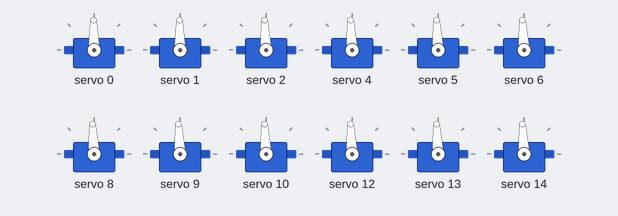
This sketch was run on a simulated Arduino Uno, built with avr-gcc and run on an emulated ATmega328P. Parts: 12 × servo. What the sketch prints to the serial monitor is not drawn.

Above: at 2.2 s.
Timing chart, 0 to 8.7 s (numbered marks = the images above):
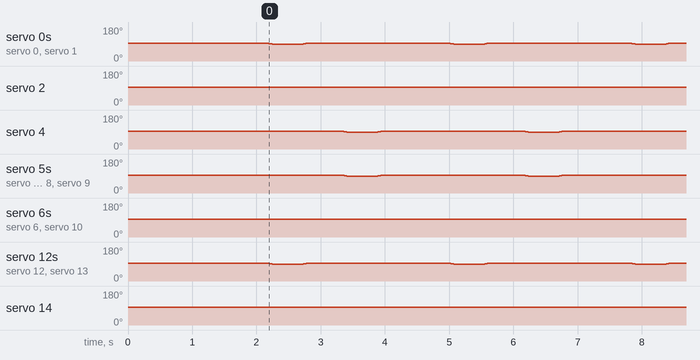

Measured:
- by itself, servo 0, servo 1: repeats every 2.8 s: 90° 0.04 s, 89° 0.40 s, 90° 0.05 s, 91° 0.04 s, 93° 2.3 s, 91° 0.05 s
- by itself, servo 2: repeats every 2.8 s: 95° 0.40 s, 94° 0.05 s, 93° 2.3 s, 94° 0.04 s
- by itself, servo 4: repeats every 2.8 s: 90° 0.05 s, 89° 0.39 s, 90° 0.04 s, 91° 0.04 s, 93° 2.2 s, 91° 0.05 s
- by itself, servo 5, servo 8, servo 9: repeats every 2.8 s: 90° 0.05 s, 89° 0.39 s, 90° 0.04 s, 91° 0.04 s, 93° 2.3 s, 91° 0.04 s
- by itself, servo 6, servo 10: repeats every 2.8 s: 95° 0.39 s, 94° 0.04 s, 93° 2.3 s, 94° 0.05 s
- by itself, servo 12, servo 13: repeats every 2.8 s: 90° 0.05 s, 89° 0.39 s, 90° 0.05 s, 91° 0.04 s, 93° 2.3 s, 91° 0.05 s
- by itself, servo 14: repeats every 2.8 s: 95° 0.39 s, 94° 0.05 s, 93° 2.3 s, 94° 0.05 s

The sketch:

walk_demo.ino
```cpp
#include <Wire.h>
#include <Adafruit_PWMServoDriver.h>

#define OE_PIN 2

Adafruit_PWMServoDriver pwm = Adafruit_PWMServoDriver(0x40);

// Impulsions DS3218MG (50 Hz -> période de 20 000 µs)
#define US_MIN  500   // 0°
#define US_MAX  2500  // 180°

// Hard-limit de sécurité absolue : aucun servo ne pourra dépasser cette plage [85°, 95°]
#define SAFETY_MIN  85
#define SAFETY_MAX  95

// Mapping des 12 canaux PCA9685
// Ordre : FL(Pied, Genou, Epaule), FR(Pied, Genou, Epaule), RL(Pied, Genou, Epaule), RR(Pied, Genou, Epaule)
const uint8_t CHANNELS[12] = {0, 1, 2, 4, 5, 6, 8, 9, 10, 12, 13, 14};

int currentAngles[12] = {90, 90, 90, 90, 90, 90, 90, 90, 90, 90, 90, 90};

void setServoAngle(uint8_t channel, int angle) {
  // Verrou de sécurité
  angle = constrain(angle, SAFETY_MIN, SAFETY_MAX);

  int us = map(angle, 0, 180, US_MIN, US_MAX);
  int ticks = map(us, 0, 20000, 0, 4095);
  pwm.setPWM(channel, 0, ticks);
}

// Déplacement simultané et fluide des 12 servos vers des angles cibles
void moveAllSmooth(const int targetAngles[12], int stepDelayMs = 30) {
  bool moving = true;
  while (moving) {
    moving = false;
    for (int i = 0; i < 12; i++) {
      int target = constrain(targetAngles[i], SAFETY_MIN, SAFETY_MAX);

      if (currentAngles[i] < target) {
        currentAngles[i]++;
        moving = true;
      } else if (currentAngles[i] > target) {
        currentAngles[i]--;
        moving = true;
      }
      setServoAngle(CHANNELS[i], currentAngles[i]);
    }
    delay(stepDelayMs); // Pause en ms entre chaque degré pour ajuster la vitesse
  }
}

void setup() {
  Serial.begin(9600);
  while (!Serial && millis() < 4000);

  Serial.println("\n=========================================");
  Serial.println(" MICRO-MARCHE SECURISEE (+/- 5° MAX) ");
  Serial.println("=========================================");

  // Activation du PCA9685 via OE (D2 -> LOW)
  pinMode(OE_PIN, OUTPUT);
  digitalWrite(OE_PIN, LOW);

  pwm.begin();
  pwm.setPWMFreq(50);
  delay(100);

  // Position neutre de départ : 90° sur toutes les articulations
  int neutral[12] = {90, 90, 90,  90, 90, 90,  90, 90, 90,  90, 90, 90};
  moveAllSmooth(neutral, 15);

  Serial.println("[OK] Robot cale au neutre (90 degres). Attente 2s...");
  delay(2000);
}

void loop() {
  int neutral[12] = {90, 90, 90,  90, 90, 90,  90, 90, 90,  90, 90, 90};

  // 1. Lever léger du couple diagonal 1 (Avant-Gauche + Arrière-Droit) & micro-avance (-3° pied/genou, +3° épaule)
  Serial.println("--> Micro-pas : Diagonale 1 (FL + RR)...");
  int stepDiag1[12] = {
    87, 87, 93,   // FL: Leve de 3° + Avance de 3°
    90, 90, 90,   // FR: Fixe au sol
    90, 90, 90,   // RL: Fixe au sol
    87, 87, 93    // RR: Leve de 3° + Avance de 3°
  };
  moveAllSmooth(stepDiag1, 35); // Vitesse lente (35ms par degré)
  delay(300);

  // Pose des pieds & retour au neutre
  moveAllSmooth(neutral, 35);
  delay(500);

  // 2. Lever léger du couple diagonal 2 (Avant-Droit + Arrière-Gauche) & micro-avance (-3° pied/genou, +3° épaule)
  Serial.println("--> Micro-pas : Diagonale 2 (FR + RL)...");
  int stepDiag2[12] = {
    90, 90, 90,   // FL: Fixe au sol
    87, 87, 93,   // FR: Leve de 3° + Avance de 3°
    87, 87, 93,   // RL: Leve de 3° + Avance de 3°
    90, 90, 90    // RR: Fixe au sol
  };
  moveAllSmooth(stepDiag2, 35);
  delay(300);

  // Pose des pieds & retour au neutre
  moveAllSmooth(neutral, 35);
  delay(1000);
}
```
